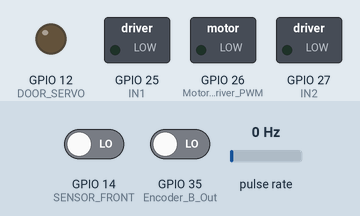
Recording of a sketch running on a simulated ESP32. On the bench: switched loads named in the sketch (green lamp = pin HIGH), output pins drawn as LEDs (lit = HIGH). Wiring (inferred from the names in the program): pulse sensor: data GPIO 34. Inputs (shaded band) come from the test bench; at power-on: pulse rate 0 Hz, GPIO 14 (SENSOR_FRONT) LOW, GPIO 35 (Encoder_B_Out) LOW. WiFi joins after 1.5 s; servers stay silent unless stated; what the sketch prints to the serial monitor is not drawn.

Above: at 1.52 s.
At 2.7 s:
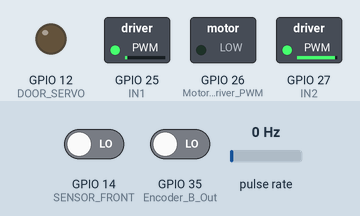
2.8 s: pulse rate (sensor on GPIO 34) set to 4 Hz
At 10.15 s:
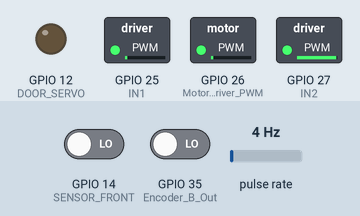
Timing chart, 0 to 10.4 s (numbered marks = the images above; inputs shaded):
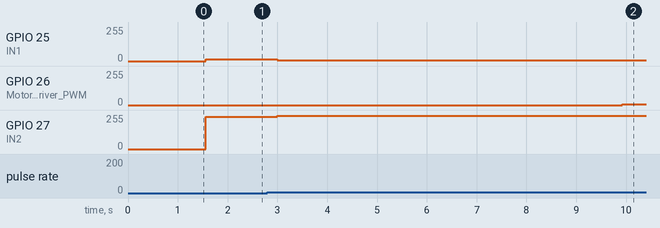

The sketch:

CCPCodeMotions4.ino
```cpp
#include <WiFi.h>
#include <PID_v1.h>
#include <FastLED.h>

#define Encoder_A_Out 34
#define Encoder_B_Out 35
#define Motor_Driver_PWM 26
#define IN1 25
#define IN2 27
#define Encoder_Pulse_per_revolution 700
#define DOOR_SERVO 12
#define PROX_BACK 21
#define PROX_FRONT 22
#define SENSOR_FRONT 14
#define SENSOR_BACK 26
#define LEDS_PIN 2
#define LEDS_COUNT 4
#define LEDS_CHANNEL 2
#define BRIGHTNESS 10
#define PHOTO_SENSOR 34
#define DATA_PIN 19

volatile long encoderCount = 0;
long previousEncoderCount = 0;
unsigned long previousMillis = 0;
int sensitivity = 5;

CRGB leds[LEDS_COUNT]; // Changeable LED array size

const long interval = 1000;
double setPoint = 80.0;
double Input;
double Output;
double Kp = 0.265, Ki = 0.125, Kd = 0.125;
double aggKp = 0.5, aggKi = 0.2, aggKd = 0.1;
bool is_estop = false; // Emergency stop variable

// Servo control variables
bool door_closed = true;
bool door_open = false;
#define DOOR_OPEN_MICROS 1500
#define DOOR_CLOSED_MICROS 1000

// PID CONTROLLER
PID myPID(&Input, &Output, &setPoint, Kp, Ki, Kd, DIRECT);

#define WIFI_SSID "ENGG2K3K"
#define WIFI_PASSWORD ""

void setup() {
  Serial.begin(9600);

  WiFi.begin(WIFI_SSID, WIFI_PASSWORD);
  while (WiFi.status() != WL_CONNECTED) {
    Serial.print(".");
  }
  Serial.println("WiFi connected!");

  pinMode(IN1, OUTPUT);
  pinMode(IN2, OUTPUT);
  pinMode(Motor_Driver_PWM, OUTPUT);
  pinMode(Encoder_A_Out, INPUT);
  pinMode(Encoder_B_Out, INPUT);
  pinMode(DOOR_SERVO, OUTPUT);

  // Initialize PID
  myPID.SetMode(AUTOMATIC);
  myPID.SetOutputLimits(0, 255);
  myPID.SetSampleTime(interval);

  // Initialize LED strip
  FastLED.addLeds<WS2812, LEDS_PIN, GRB>(leds, LEDS_COUNT).setCorrection(TypicalLEDStrip);
  FastLED.setBrightness(BRIGHTNESS);

  // Interrupt declaration
  attachInterrupt(digitalPinToInterrupt(Encoder_A_Out), Handle_Encoder, RISING);
}

void Handle_Encoder() {
  if (digitalRead(Encoder_B_Out) == HIGH) {
    encoderCount++;
  } else {
    encoderCount--;
  }
}

int getMotorPower(int power) {
  return is_estop ? 0 : power;
}

void motorLoop() {
  unsigned long currentMillis = millis();
  if (currentMillis - previousMillis >= interval) {
    long cnt = encoderCount;
    encoderCount = 0;
    unsigned long delta = currentMillis - previousMillis;
    previousMillis = currentMillis;

    Input = abs((cnt * 60.0) / (Encoder_Pulse_per_revolution * (delta) / 1000.0));
    double gap = abs(setPoint - Input);
    if (gap < sensitivity) {
      myPID.SetTunings(Kp, Ki, Kd);
    } else {
      myPID.SetTunings(aggKp, aggKi, aggKd);
    }
  }

  myPID.Compute();
  int dir = 1; // Set direction as needed
  setMotor(dir, getMotorPower(Output));
}

void setMotor(int direction, int PWM_Value) {
  if (direction == 1) {
    digitalWrite(IN1, HIGH);
    digitalWrite(IN2, LOW);
  } else if (direction == 0) {
    digitalWrite(IN1, LOW);
    digitalWrite(IN2, HIGH);
  }
  analogWrite(Motor_Driver_PWM, PWM_Value);
}

void decelerate() {
  for (int i = 100; i > 0; i -= 5) {
    setMotor(1, i);
    delay(50);
  }
}

void led_stopped() {
  leds[0] = CRGB::Green;
  FastLED.show();
}

void missed() {
  FastLED.clear();
  FastLED.show();
}

void photo_sensor() {
  if (digitalRead(PHOTO_SENSOR) == HIGH) {
    setMotor(0, 0);
  }
}

void surrounding_sensor() {
  if (digitalRead(SENSOR_FRONT) == HIGH || digitalRead(SENSOR_BACK) == HIGH) {
    setMotor(0, 0);
  }
}

void loop() {
  motorLoop();
  photo_sensor();
  surrounding_sensor();
}
```

Measured:
- after the input at 2.8 s, GPIO 25 (IN1): 13/255 → 6/255 after 0.20 s; GPIO 27 (IN2): 242/255 → 249/255 after 0.20 s
